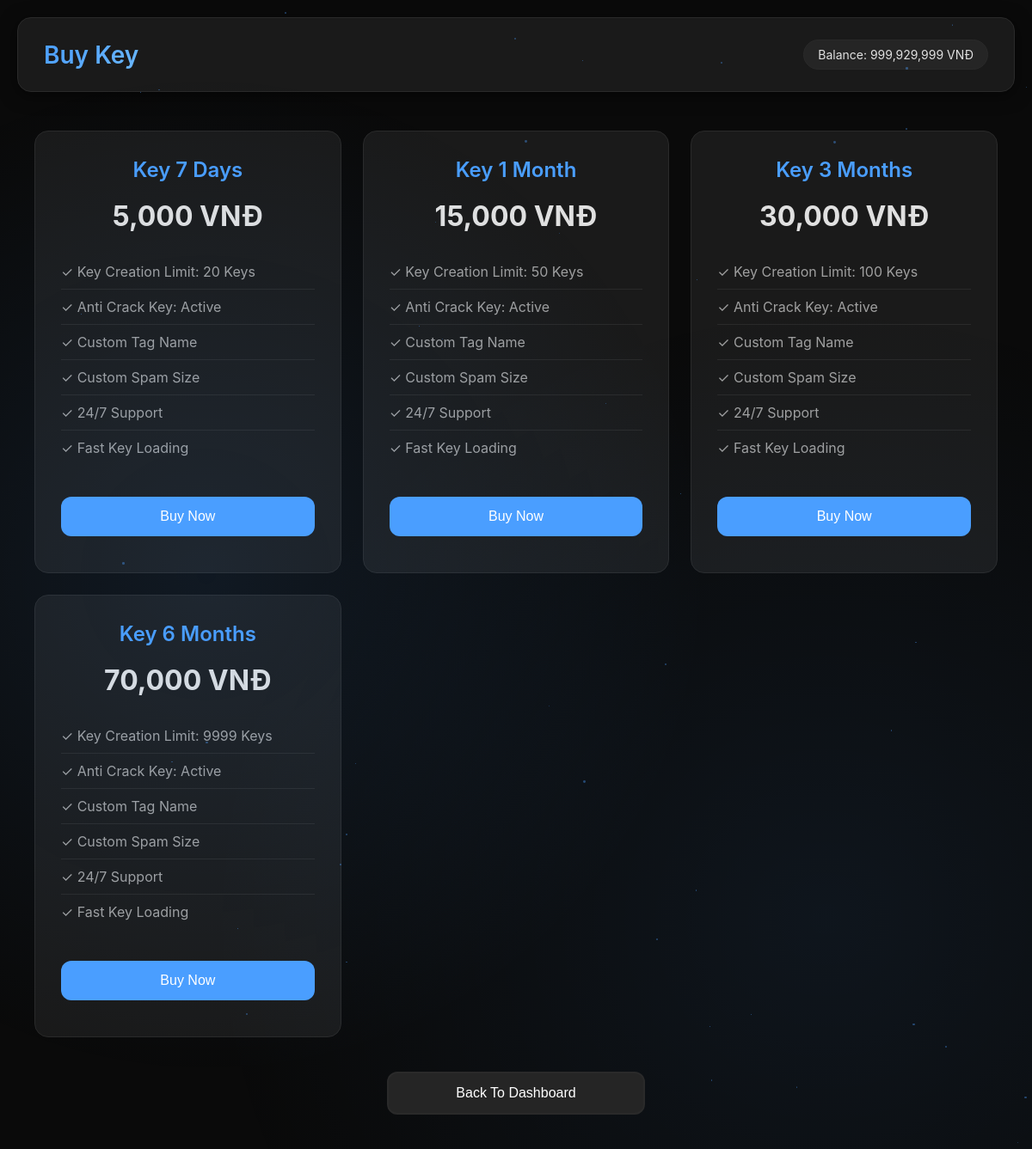
Screenshot of /buy_key.php (signed in) with the database file from the repository.
### tables this page shows
CREATE TABLE users (
        id INTEGER PRIMARY KEY AUTOINCREMENT,
        email TEXT UNIQUE NOT NULL,
        password TEXT NOT NULL,
        balance INTEGER DEFAULT 0,
        is_admin INTEGER DEFAULT 0,
        is_sub_admin INTEGER DEFAULT 0,
        plan TEXT DEFAULT 'free',
        plan_expire TEXT,
        key_limit INTEGER DEFAULT 0
    );

CREATE TABLE plans (
        id INTEGER PRIMARY KEY AUTOINCREMENT,
        name TEXT NOT NULL,
        duration INTEGER NOT NULL,
        price INTEGER NOT NULL,
        key_limit INTEGER NOT NULL
    );

### admin.php (called while the page is built, shortened)
<?php
function getPlans() {
    $db = getDb();
    $stmt = $db->query('SELECT * FROM plans ORDER BY duration ASC');
    return $stmt->fetchAll(PDO::FETCH_ASSOC);
}
function getUserInfo($uid) {
    $db = getDb();
    $stmt = $db->prepare('SELECT * FROM users WHERE id=?');
    $stmt->execute([$uid]);
    return $stmt->fetch(PDO::FETCH_ASSOC);
}
?>

### buy_key.php (the view, shortened to what this page needs)
<?php
require_once 'admin.php';
$user = getUserInfo(getUserId());
$plans = getPlans();
?>
<!DOCTYPE html>
<html>
<head>
    <link rel="stylesheet" href="style.css">
</head>
<body class="dashboard-body">
    <div class="particles"></div>
    <div class="header">
        <h1>Buy Key</h1>
        <div class="balance-display">
            <span>Balance: <?= number_format($user['balance']) ?> VNĐ</span>
        </div>
    </div>
    <div class="plans-container">
        <?php foreach ($plans as $plan): ?>
        <div class="plan-card">
            <h2><?= htmlspecialchars($plan['name']) ?></h2>
            <div class="plan-price"><?= number_format($plan['price']) ?> VNĐ</div>
            <div class="plan-features">
                <div class="feature">✓ Key Creation Limit: <?= $plan['key_limit'] ?> Keys</div>
                <div class="feature">✓ Anti Crack Key: Active</div>
                <div class="feature">✓ Custom Tag Name</div>
                <div class="feature">✓ Custom Spam Size</div>
                <div class="feature">✓ 24/7 Support</div>
                <div class="feature">✓ Fast Key Loading</div>
            </div>
            <form method="POST">
                <button type="submit" class="btn">Buy Now</button>
            </form>
        </div>
        <?php endforeach; ?>
    </div>
    <button onclick="location.href='dashboard.php'" class="btn btn-secondary" style="margin: 20px auto; display: block; width: 300px;">Back To Dashboard</button>
</body>
</html>

### style.css (style rules this page uses)
* { margin: 0; padding: 0; box-sizing: border-box; }
:root { --bg-dark: #0a0a0a; --bg-card: #1a1a1a; --bg-hover: #252525; --text-primary: #e0e0e0; --text-secondary: #a0a0a0; --accent: #4a9eff; --accent-hover: #3a8eef; --success: #4caf50; --danger: #f44336; --border: #2a2a2a; }
body { font-family: -apple-system, BlinkMacSystemFont, 'Segoe UI', Roboto, 'Helvetica Neue', Arial, sans-serif; background: var(--bg-dark); color: var(--text-primary); min-height: 100vh; display: flex; justify-content: center; align-items: center; position: relative; overflow-x: hidden; }
.dashboard-body { display: block; padding: 20px; align-items: flex-start; }
.particles { position: fixed; top: 0; left: 0; width: 100%; height: 100%; pointer-events: none; z-index: 0; background: radial-gradient(circle at 20% 50%, rgba(74, 158, 255, 0.1) 0%, transparent 50%), radial-gradient(circle at 80% 80%, rgba(74, 158, 255, 0.08) 0%, transparent 50%); animation: particleMove 20s ease-in-out infinite; }
h1 { font-size: 32px; font-weight: 600; margin-bottom: 30px; text-align: center; background: linear-gradient(135deg, var(--accent), #6ab7ff); -webkit-background-clip: text; -webkit-text-fill-color: transparent; background-clip: text; }
h2 { font-size: 24px; font-weight: 600; margin-bottom: 25px; color: var(--text-primary); }
.btn { width: 100%; padding: 14px; margin: 12px 0; background: var(--accent); color: white; border: none; border-radius: 12px; font-size: 16px; font-weight: 500; cursor: pointer; transition: all 0.3s cubic-bezier(0.4, 0, 0.2, 1); position: relative; overflow: hidden; }
.btn::before { content: ''; position: absolute; top: 50%; left: 50%; width: 0; height: 0; border-radius: 50%; background: rgba(255, 255, 255, 0.2); transform: translate(-50%, -50%); transition: width 0.6s, height 0.6s; }
.btn-secondary { background: var(--bg-hover); border: 2px solid var(--border); }
.header { background: var(--bg-card); padding: 25px 30px; border-radius: 16px; border: 1px solid var(--border); margin-bottom: 25px; display: flex; justify-content: space-between; align-items: center; flex-wrap: wrap; gap: 15px; box-shadow: 0 4px 20px rgba(0, 0, 0, 0.5); animation: slideDown 0.5s cubic-bezier(0.16, 1, 0.3, 1); }
.header h1 { margin: 0; font-size: 28px; background: linear-gradient(135deg, var(--accent), #6ab7ff); -webkit-background-clip: text; -webkit-text-fill-color: transparent; background-clip: text; }
.balance-display { display: flex; gap: 15px; align-items: center; font-size: 14px; }
.balance-display span, .balance-display p { background: var(--bg-hover); padding: 8px 16px; border-radius: 20px; border: 1px solid var(--border); }
.plans-container { display: grid; grid-template-columns: repeat(auto-fit, minmax(280px, 1fr)); gap: 25px; padding: 20px; max-width: 1400px; margin: 0 auto; }
.plan-card { background: var(--bg-card); padding: 30px; border-radius: 16px; border: 1px solid var(--border); transition: all 0.3s; text-align: center; }
.plan-card h2 { color: var(--accent); margin-bottom: 15px; font-size: 24px; }
.plan-price { font-size: 32px; font-weight: 700; color: var(--text-primary); margin: 20px 0; }
.plan-features { text-align: left; margin: 25px 0; }
.feature { padding: 10px 0; color: var(--text-secondary); border-bottom: 1px solid var(--border); }
.feature:last-child { border-bottom: none; }

### rows the page displays
users: balance "999,929,999"
plans: name "Key 7 Days", price "5,000", key_limit "20"
plans: name "Key 1 Month", price "15,000", key_limit "50"
plans: name "Key 3 Months", price "30,000", key_limit "100"
plans: name "Key 6 Months", price "70,000", key_limit "9999"
